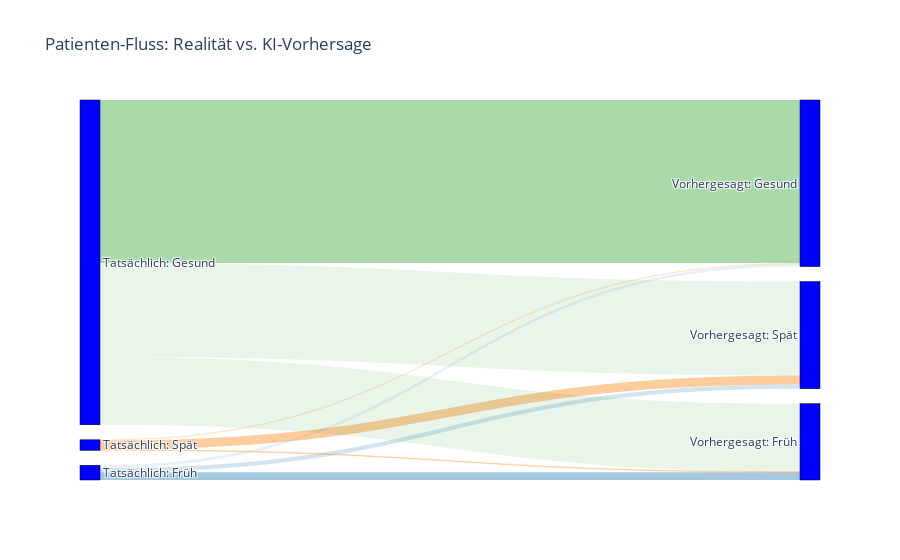

Notebook code cell kept with this figure:
### Code cell
import plotly.graph_objects as go

# Daten aus deiner Confusion Matrix extrahieren
# Reihenfolge: [Früh, Spät, Gesund]
cm = confusion_matrix(y_test_fast, y_val_pred_fast)

# Labels für die Knoten
label_list = [
    "Tatsächlich: Früh", "Tatsächlich: Spät", "Tatsächlich: Gesund", # Quellen (Links)
    "Vorhergesagt: Früh", "Vorhergesagt: Spät", "Vorhergesagt: Gesund" # Ziele (Rechts)
]

# Definition der Flüsse (Sankey-Struktur)
source = [0, 0, 0, 1, 1, 1, 2, 2, 2] # Index der Quellen
target = [3, 4, 5, 3, 4, 5, 3, 4, 5] # Index der Ziele
value = cm.flatten() # Die Zahlen aus deiner Matrix

# Farben definieren (Grün für korrekt, Rot für Fehler)
color_link = [
    'rgba(31, 119, 180, 0.4)', 'rgba(31, 119, 180, 0.2)', 'rgba(31, 119, 180, 0.1)', # Von Früh
    'rgba(255, 127, 14, 0.2)', 'rgba(255, 127, 14, 0.4)', 'rgba(255, 127, 14, 0.1)', # Von Spät
    'rgba(44, 160, 44, 0.1)', 'rgba(44, 160, 44, 0.1)', 'rgba(44, 160, 44, 0.4)'    # Von Gesund
]

fig = go.Figure(data=[go.Sankey(
    node = dict(
      pad = 15, thickness = 20, line = dict(color = "black", width = 0.5),
      label = label_list, color = "blue"
    ),
    link = dict(
      source = source, target = target, value = value, color = color_link
  ))])

fig.update_layout(title_text="Patienten-Fluss: Realität vs. KI-Vorhersage", font_size=12)
fig.show()

### Figure 1 — Plotly figure (JSON) as saved in the notebook; plotly's stock layout.template omitted (floating-point values rounded to 4 significant figures)
{"data": [{"link": {"color": ["rgba(31, 119, 180, 0.4)", "rgba(31, 119, 180, 0.2)", "rgba(31, 119, 180, 0.1)", "rgba(255, 127, 14, 0.2)", "rgba(255, 127, 14, 0.4)", "rgba(255, 127, 14, 0.1)", "rgba(44, 160, 44, 0.1)", "rgba(44, 160, 44, 0.1)", "rgba(44, 160, 44, 0.4)"], "source": [0, 0, 0, 1, 1, 1, 2, 2, 2], "target": [3, 4, 5, 3, 4, 5, 3, 4, 5], "value": [11, 6, 4, 1, 13, 1, 97, 134, 233]}, "node": {"color": "blue", "label": ["Tatsächlich: Früh", "Tatsächlich: Spät", "Tatsächlich: Gesund", "Vorhergesagt: Früh", "Vorhergesagt: Spät", "Vorhergesagt: Gesund"], "line": {"color": "black", "width": 0.5}, "pad": 15, "thickness": 20}, "type": "sankey"}], "layout": {"font": {"size": 12}, "title": {"text": "Patienten-Fluss: Realität vs. KI-Vorhersage"}}}
